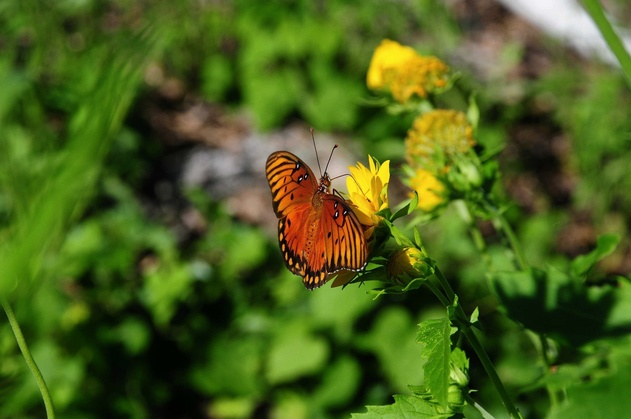
#> input picture Day 5/butterfly.jpg, 631 x 419 px, shrunk from 1920 x 1275 before the run
$ python brute_force.py
#> lines starting #> are read from the running program, lines starting #| are printed output that depends on the picture
import cv2
import matplotlib.pyplot as plt
img1 = cv2.imread('butterfly.jpg')
#> img1 is the input picture: shape (419, 631, 3); mean B, G, R 28.7, 96.4, 74.9
img2 = cv2.imread('Goose.jpg')
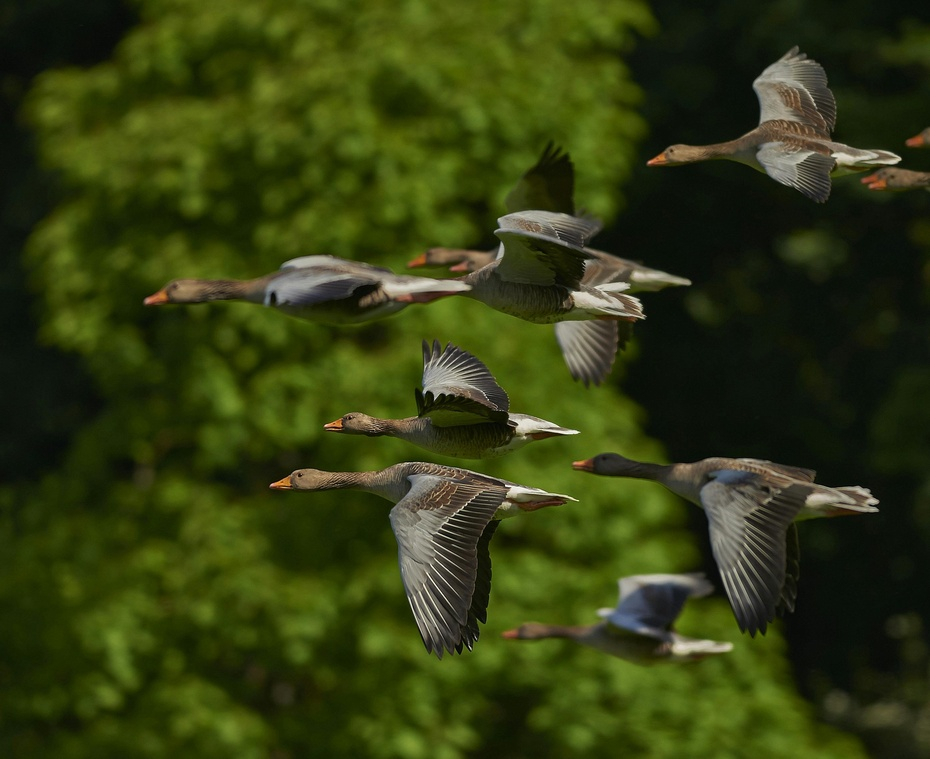
#> input picture Day 5/Goose.jpg, 930 x 759 px, shrunk from 2829 x 2307 before the run
#> img2 is the input picture: shape (759, 930, 3); mean B, G, R 17.3, 60.2, 50.5

#ORB Keypoint Extractor
orb= cv2.ORB_create()
kp1,des1=orb.detectAndCompute(img1,None)
#> kp1 = 500 keypoints; strongest (x, y, size): (331, 191, 31), (362, 268, 31), (357, 270, 31), (316, 278, 37.2)
kp2,des2=orb.detectAndCompute(img2,None)
#> kp2 = 500 keypoints; strongest (x, y, size): (462, 508, 31), (508, 488, 31), (449, 521, 31), (459, 512, 31)

Brute_force = cv2.BFMatcher(cv2.NORM_HAMMING, crossCheck=True)
matches = Brute_force.match(des1, des2)
#> matches = 124 matches

matches = sorted(matches, key=lambda x: x.distance)

result = cv2.drawMatches(img1, kp1, img2, kp2, matches[:30],None,flags=2)
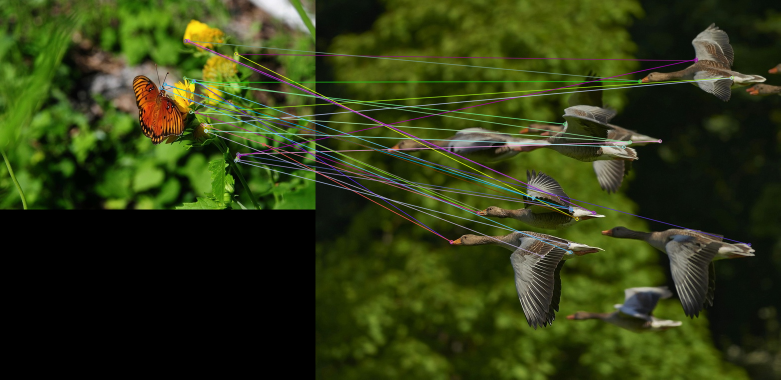
#> result: shape (759, 1561, 3) (shown at 1/2 size); mean B, G, R 20.2, 59.2, 48.8

plt.imshow(cv2.cvtColor(result,cv2.COLOR_BGR2GRAY))
plt.show()
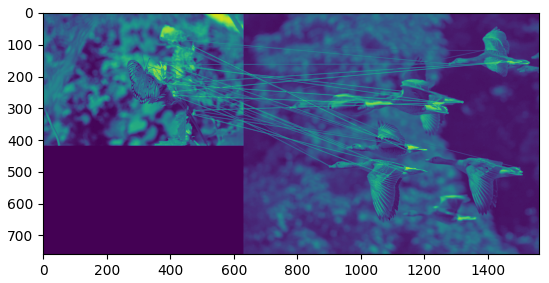
#> figure drawn by matplotlib, 1 panel
